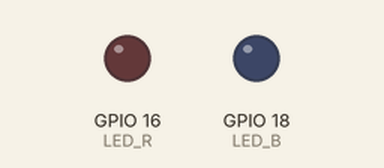
Bench run of a program on a simulated ESP32. Shown: output pins drawn as LEDs (lit = HIGH).

Above: at 1.0 s.
At 5.5 s:
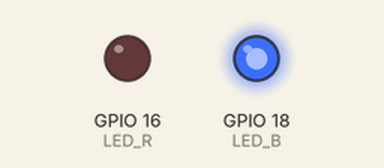
At 10.0 s:
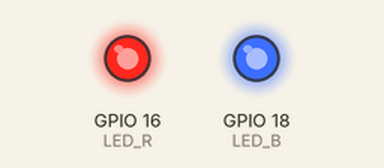
At 12.0 s:
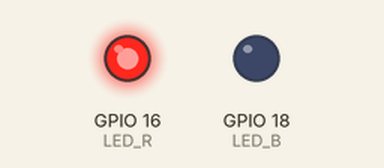
Timing chart, 0 to 14.3 s (numbered marks = the images above):
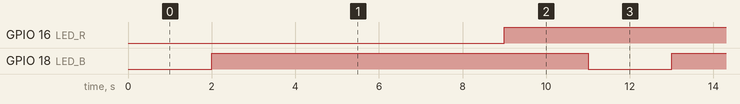

Measured:
- by itself, GPIO 16 (LED_R): alternates HIGH for 8.0 s and LOW for 3.0 s
- by itself, GPIO 18 (LED_B): alternates HIGH for 9.0 s and LOW for 2.0 s

The program:

main.cpp
```cpp
/*
 * Name: Michael Ly
 * Date: September 17, 2021
 * Description: Turns LED color blue ON for 2 seconds
 * and OFF for 4 seconds. Then turns LED color red ON
 * for 3 seconds and OFF for 2 seconds
 * Target: ESP32 Dev Module
 */

#include "main.h"
#include <Arduino.h>

void setup() {                                  // Configure LEDs as output
  pinMode(LED_B, OUTPUT) ;
  pinMode(LED_R, OUTPUT) ;
}

/* MAIN */
void loop() {
    blinkBlueLED() ;                            // Turn blue LED on and off
    blinkRedLED() ;                             // Turn red LED on and off
}
////////////////////////////////////////////////////////////////////////////////////////////////////////////////////////////////////////////////
/* Function Definitions */

void blinkBlueLED(void) {                       // This function turns the blue LED ON
  blueLED_state = LED_ON ;                      // for 2 seconds and then OFF for 4
  digitalWrite(LED_B, LED_ON) ;                 // seconds.
  delay(DELAY_ON_B) ;
  blueLED_state = LED_OFF ;
  digitalWrite(LED_B, blueLED_state) ;
  delay(DELAY_OFF_B) ;
}
////////////////////////////////////////////////////////////////////////////////////////////////////////////////////////////////////////////////
void blinkRedLED(void) {                        // This function turns the red LED ON
  redLED_state = LED_ON ;                       // for 3 seconds and OFF for 2 seconds
  digitalWrite(LED_R, redLED_state) ;
  delay(DELAY_ON_R) ;
  redLED_state = LED_OFF ;
  digitalWrite(LED_R, redLED_state) ;
  delay(DELAY_OFF_R) ;
}
```

main.h
```cpp
#ifndef MAIN_H_
#define MAIN_H_

#include <Arduino.h>

gpio_num_t  LED_B        = GPIO_NUM_18 ;         // Blue LED Delays
uint16_t    DELAY_ON_B   = 2000 ;
uint16_t    DELAY_OFF_B  = 4000 ;

gpio_num_t  LED_R        = GPIO_NUM_16 ;         // Red LED Delays
uint16_t    DELAY_ON_R   = 3000 ;
uint16_t    DELAY_OFF_R  = 2000 ;

typedef enum {                                  // Enumerated type
  LED_ON  = LOW ,                               // LEDs are active LOW
  LED_OFF = HIGH
} LED_State_t ;

LED_State_t blueLED_state ;                     // Declare variables of type LED_State_t
LED_State_t redLED_state ;

/* Function prototypes */
void blinkBlueLED(void) ;
void blinkRedLED(void) ;

#endif /* MAIN_H_ */
```
